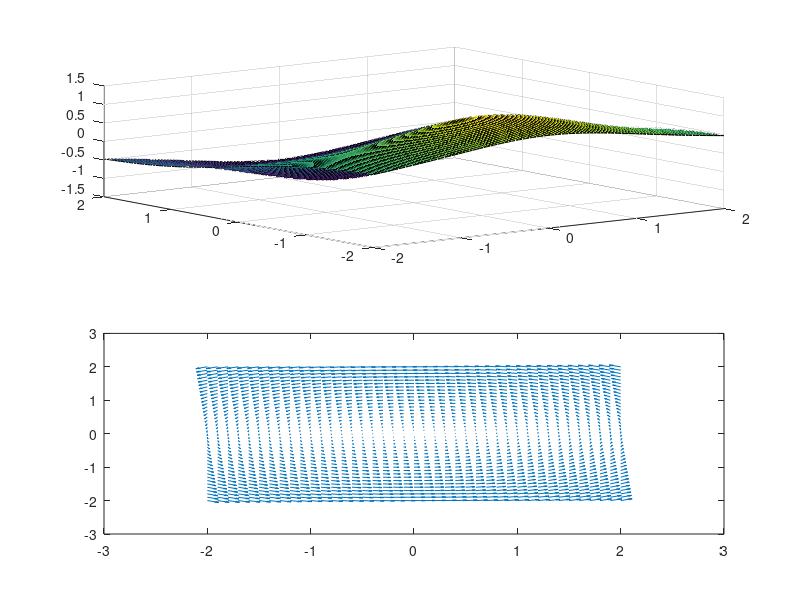

Here is the MATLAB script that generated this plot:
function trashPatchAnimation1D()
%% For Liv's Sanity 
clf 

%% Variables 
% westPatchShorePollutionRate = 4064.18; %kg/year  
% 
% oceanDebrisWestPollutionRate = 2177.24; %kg/year
% 
% % eastPatchShorePollutionRate = 290.30; %kg/year 
% % 
% % oceanDebrisEastPollutionRate = 2177.24; %kg/year
% 
% %diffusion = 0.005425; %kg/year; 
% 
% westPatch = 14*16329325.33; %Size in kg
% 
% % eastPatch = 16329325.33; %Size in kg 
% 
% currentFromWestToEast = (21444.5*5.25); % Averaged current rates in km/year
%                                       %Converted into kg/year using density
% 
% %currentFromEastToWest = (1576.8*5.25); % Averaged current rates in km/year
%                                      % Converted into kg/year using density
%                                      
% westNormal = 1;
% %eastNormal = 1; 
% a = 1;
% b = 1;
% r = a^2 + b^2 ; 
% 
% 

% xMin = 1;
% xMax = 10;
% yMin = 1;
% yMax = 10;

x = 2; 
y = 2; 

%                                      
%time = 1; % Current time (future iterations will be in years from present.)


%% Running code 

    X = linspace(-2, 2);
    Y = linspace(-2, 2); 
    U0 = zeros(100,100);
    size(U0)
    function res = Udipole(t,x,y)
        res = [0.5* log(((x - 1)^2 + y^2)/((x + 1)^2 + y^2))];
    end
    for i = 1: 100 
       for j = 1:100
        U0(i,j) = Udipole(0, X(i), Y(j));
       end
    end 
    U0 = reshape(U0,[10000,1]); 
    %Convert to matrix
    function divgrad = Divgrad(~, V)
          size(V)
          V = reshape(V,[100,100]);
          [dx, dy] = gradient(V);
          divgrad = divergence(dx,dy);
          divgrad = reshape(divgrad,[10000, 1]);
    end 

    X1 = -2:.1:2;
    Y1 = X1;
    [x,y] = meshgrid(X1);
    u = -y;
    v = .5*x;
    subplot(2,1,2);
    quiver(x,y,u,v)

    [t,y] = ode45(@Divgrad, [0 100], U0);
    subplot(2,1,1);
    for i = 1: length(t) 
        axis([-2 2 -2 2 -5 5]); %axis([xMin xMax yMin yMax]); 
        pause(.5);
        U = reshape(y(i,:), [100 100]);
        az = 180;
        surf(X,Y,U) 
    end 
end